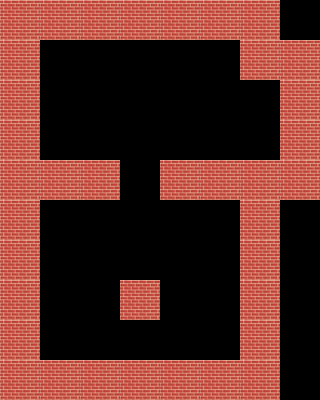

This game map was drawn from its Tiled (.tmx) file and the tilesets committed beside it. A one-line description and the trimmed map source follow:
An orthogonal 8x10 tile map with 40x40 px tiles, 1 tile layer (Layer1) and 2 objects (sprite).

<map version="1.0" tiledversion="1.0.2" orientation="orthogonal" renderorder="left-up" width="8" height="10" tilewidth="40" tileheight="40" nextobjectid="6">
 <tileset firstgid="1" name="未标题-1" tilewidth="40" tileheight="40" tilecount="88" columns="11">
  <image source="未标题-1.jpg" width="454" height="340" />
 </tileset>
 <layer name="Layer1" width="8" height="10">
  <properties>
   <property name="Collidable" value="true" />
  </properties>
  <data>[80 cells, 37 non-empty, 1 distinct tile ids]</data>
 </layer>
 <objectgroup name="object1">
  <object id="4" name="sprite" x="104" y="42" width="78" height="81" />
  <object id="5" x="200" y="-82" width="16" height="82" />
 </objectgroup>
</map>